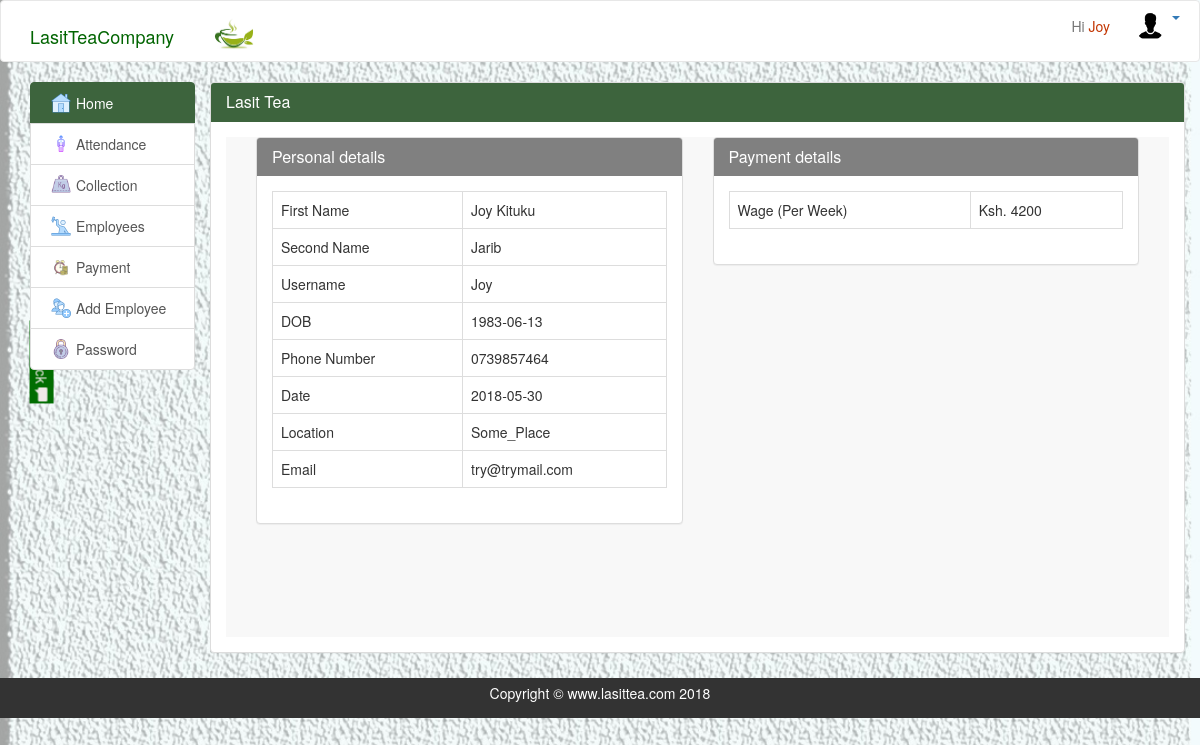
The page /home.php (signed in) on the database as committed earlier.
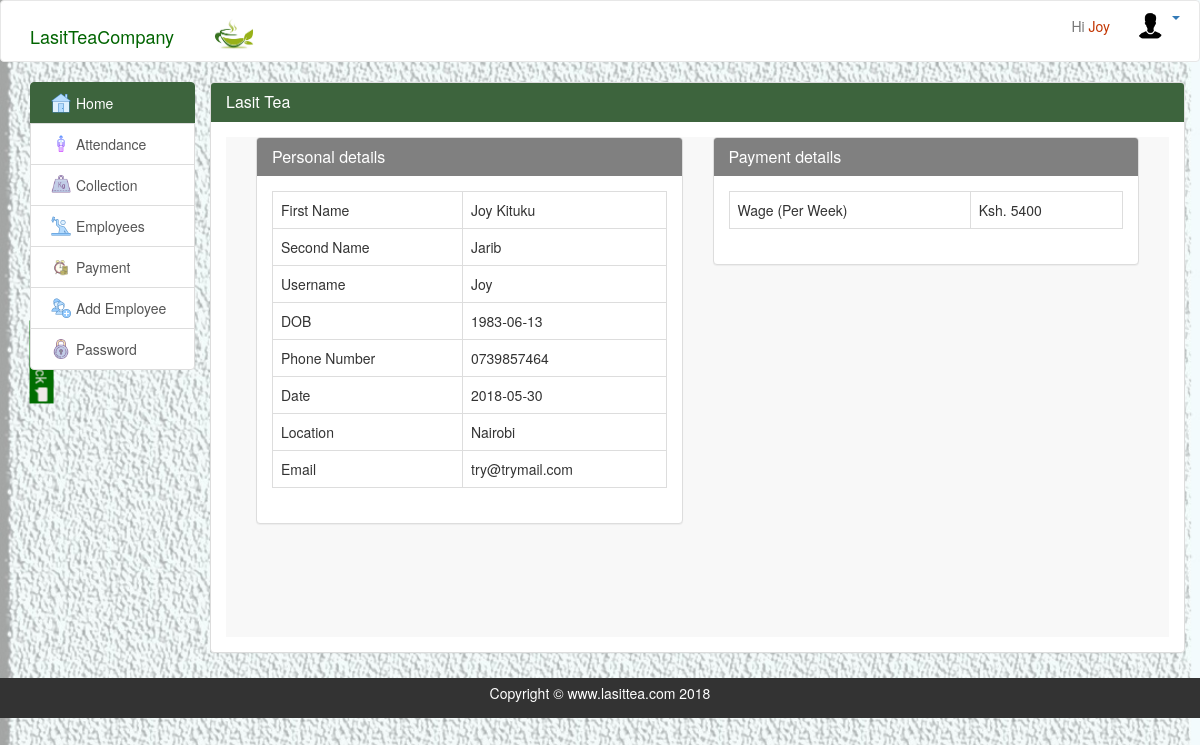
The same page on the database as committed later.
### tables this page shows
CREATE TABLE `staff` (
  `staff_id` int(20) NOT NULL,
  `fname` varchar(100) NOT NULL,
  `lname` varchar(20) NOT NULL,
  `sex` varchar(50) NOT NULL,
  `birthday` date NOT NULL,
  `username` varchar(50) NOT NULL,
  `password` varchar(50) NOT NULL,
  `date_registered` date NOT NULL,
  `id_number` varchar(8) NOT NULL,
  `phone_number` varchar(10) NOT NULL,
  `level` varchar(20) NOT NULL,
  `location` varchar(20) NOT NULL,
  `email` varchar(20) NOT NULL,
  `image` varchar(20) NOT NULL
);

CREATE TABLE `wage` (
  `w_id` int(20) NOT NULL,
  `employee` int(20) NOT NULL,
  `clerk` int(20) NOT NULL,
  `date` date NOT NULL
);

### home.php (the view, shortened to what the changed rows need)
<?php
include('php/connection.php');
?>
<!doctype html>
<html lang="en">
<head>
  <?php include 'inc/head.php'; ?>
</head>
<body>
  <?php include 'inc/header.php'; ?>
  <section id="main">
    <div class="container">
     <div class="row">
                  <div class="col-md-10" id="pan">
                    <div class="panel panel-default">
                      <div class="panel-body">
                      <div id="scrolTable" style="background-color: #F8F8F8  ">
                <?php if ($_SESSION['level']!=='admin') { ?>
                <div class="col-md-12">
                      <div class="col-md-6 homePan">
                     <div class="panel panel-default">
                      <div class="panel-heading color-bg">
                        <h3 class="panel-title">Personal details</h3>
                      </div>
                      <div class="panel-body">
                        <table class="table table-bordered">
                          <tbody>
                           <tr>
                            <?php
                            $staff=$_SESSION['staff_id'];
                             $stfInfo="SELECT *FROM staff where staff_id='$staff'";
                                    $stf=$con->query($stfInfo);
                                    $stfRow=$stf->fetch_assoc();
                            ?>
                            <td>First Name</td>
                            <td><?php echo $stfRow['fname']; ?></td>
                            </tr>
                            <tr>
                            <td>Second Name</td>
                            <td><?php echo $stfRow['lname']; ?></td>
                            </tr>
                            <tr>
                            <td>Username</td>
                            <td><?php echo $stfRow['username']; ?></td>
                            </tr>
                            <tr>
                            <td>DOB</td>
                            <td><?php echo $stfRow['birthday']; ?></td>
                            </tr>
                           <tr>
                            <td>Phone Number</td>
                            <td><?php echo $stfRow['phone_number']; ?></td>
                            </tr>
                            <tr>
                            <td>Date</td>
                            <td><?php echo $stfRow['date_registered']; ?></td>
                            </tr>
                            <tr>
                            <td>Location</td>
                            <td><?php echo $stfRow['location']; ?></td>
                            </tr>
                            <tr>
                            <td>Email</td>
                            <td><?php echo $stfRow['email']; ?></td>
                            </tr>
                          </tbody>
                        </table>
                      </div>
                    </div>
                  </div>
                      <div class="col-md-6">
                     <div class="panel panel-default">
                      <div class="panel-heading color-bg">
                        <h3 class="panel-title">Payment details</h3>
                      </div>
                      <div class="panel-body">
                        <table class="table table-bordered">
                          <tbody>
                            <?php if ($_SESSION['level']=='clerk') {
                              $sal="SELECT clerk FROM wage";
                              $s=$con->query($sal);
                              $sRow=$s->fetch_assoc();
                              $wage=$sRow['clerk']*6; ?>
                           <tr>
                            <td>Wage (Per Week)</td>
                            <td>Ksh. <?= $wage ?></td>
                            </tr>
                         <?php } if ($_SESSION['level']=='staff') {
                              $sal="SELECT sum(weight) FROM collection WHERE staff_id='$staff_id' AND  status=1";
                              $sal2="SELECT sum(weight) FROM collection WHERE staff_id='$staff_id' AND status=0";
                              $rat="SELECT * FROM collectionrate";
                                 $rate=$con->query($rat);
                                  $rrow=$rate->fetch_assoc();
                              $s=$con->query($sal);
                              $s2=$con->query($sal2);
                              $row=$s->fetch_assoc();
                              $row2=$s2->fetch_assoc();
                              $co=$rrow['rate']*$row['sum(weight)'];
                              $co2=$rrow['rate']*$row2['sum(weight)'];
                              $att="SELECT count(*) FROM attendance WHERE staff_id='$staff_id' AND status=1";
                              $att2="SELECT count(*) FROM attendance WHERE staff_id='$staff_id' AND status=0";
                              $w="SELECT * FROM wage";
                               $wage=$con->query($w);
                               $wg=$wage->fetch_assoc();
                              $a=$con->query($att);
                              $a2=$con->query($att2);
                              $r=$a->fetch_assoc();
                              $r2=$a2->fetch_assoc();
                                $d=$r['count(*)']*$wg['employee'];
                                $d2=$r2['count(*)']*$wg['employee'];
                               ?>
                           <tr>
                            <td>Total collection paid</td>
                            <td>Ksh. <?= $co; ?></td>
                            </tr>
                            <tr>
                            <td>Unpaid collection</td>
                            <td>Ksh. <?= $co2; ?></td>
                            </tr>
                           <tr>
                            <td>Attendance Paid</td>
                            <td>Ksh. <?= $d; ?></td>
                            </tr>
                            <tr>
                            <td>Unpaid Attendance</td>
                            <td>Ksh. <?= $d2; ?></td>
                            </tr>
                         <?php } ?>
                          </tbody>
                        </table>
                      </div>
                      </div>
                    </div>
                </div>
            <?php  } ?>
                  </div>
                </div>
              </div>
            </div>
        </section>
      </body>
      </html>

Rows that differ between the two databases and show on the page:
changed staff "Joy Kituku": location "Some_Place" → "Nairobi"
changed wage: clerk "4200" → "5400"
